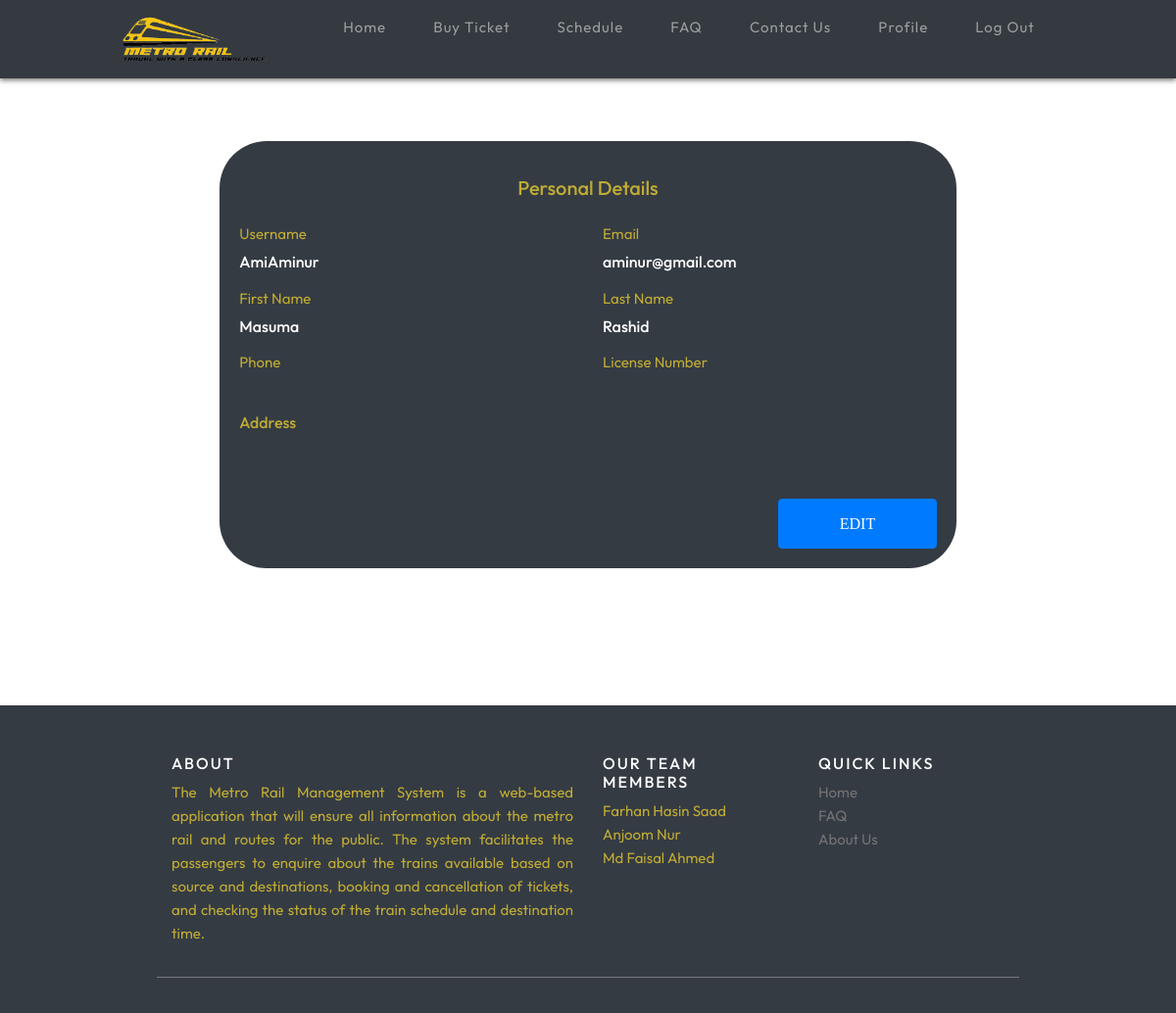
The page /trainmasterprofile/ (signed in) on the database its author committed.
### accounts/models.py (models this page shows)
class User(AbstractUser):
    is_guser = models.BooleanField(default=False)
    is_trainmaster = models.BooleanField(default=False)

### railapp/views.py (the view)
# urls.py: path('trainmasterprofile/', views.trainmasterprofile, name="trainmasterprofile"),
@login_required(login_url='log')
def trainmasterprofile(request):
    return render(request, 'railapp/trainmasterprofile.html')

### railapp/templates/railapp/trainmasterprofile.html (shortened to what this page needs)
{% extends 'railapp/main.html' %}
{% block content %}
{% load static %}
<head>
<link rel="stylesheet" href="{% static 'css/contact.css' %}">
</head>
<body>
<div class="container">
  <div class="row gutters">
  <div class="col-xl-9 col-lg-9 col-md-12 col-sm-12 col-12">
  <div class="card h-100">
    <div class="card-body">
      <div class="row gutters">
        <div class="col-xl-12 col-lg-12 col-md-12 col-sm-12 col-12">
          <h5 style="text-align:center;padding:1rem;" class="mb-2">Personal Details</h5>
        </div>
        <div class="col-xl-6 col-lg-6 col-md-6 col-sm-6 col-12">
          <div class="form-group">
            <label for="firstName">Username</label>
           <h6 style="color:white;"> {{ user.username }} </h6>
          </div>
        </div>
        <div class="col-xl-6 col-lg-6 col-md-6 col-sm-6 col-12">
          <div class="form-group">
            <label for="email">Email</label>
            <h6 style="color:white;"> {{ user.email }} </h6>
          </div>
        </div>
        <div class="col-xl-6 col-lg-6 col-md-6 col-sm-6 col-12">
          <div class="form-group">
            <label for="firstName">First Name</label>
           <h6 style="color:white;"> {{ user.first_name }} </h6>
          </div>
        </div>
        <div class="col-xl-6 col-lg-6 col-md-6 col-sm-6 col-12">
          <div class="form-group">
            <label for="lastName">Last Name</label>
            <h6 style="color:white;"> {{ user.last_name }} </h6>
          </div>
        </div>
        <div class="col-xl-6 col-lg-6 col-md-6 col-sm-6 col-12">
          <div class="form-group">
            <label for="phone">Phone</label>
          </div>
        </div>
        <div class="col-xl-6 col-lg-6 col-md-6 col-sm-6 col-12">
          <div class="form-group">
            <label for="phone">License Number</label>
          </div>
        </div>
      </div>
      <div class="row gutters">
        <div class="col-xl-12 col-lg-12 col-md-12 col-sm-12 col-12">
          <h6 class="mt-3 mb-2">Address</h6>
        </div>
      </div>
      <div class="row gutters">
        <div class="col-xl-12 col-lg-12 col-md-12 col-sm-12 col-12">
          <div class="text-right">
            <button type="button" id="submit" name="submit" class="btn btn-primary">Edit</button>
          </div>
        </div>
      </div>
    </div>
  </div>
  </div>
  </div>
  </div>
  <body>
  {% endblock content %}

### static/css/main.css (style rules this page uses)
body { background-image:url(https://images.unsplash.com/photo-1556695736-d287caebc48e?ixlib=rb-1.2.1&ixid=MnwxMjA3fDB8MHxzZWFyY2h8MXx8bWV0cm98ZW58MHx8MHx8&w=1000&q=80)!important; background-repeat: no-repeat; background-attachment: fixed; background-size: cover; }

### static/css/contact.css (style rules this page uses)
* { -webkit-box-sizing: border-box; -moz-box-sizing: border-box; box-sizing: border-box; }
body { font-family: "Outfit"; color: rgba(209, 185, 50, 0.89); font-size: 15px; }
input, textarea, select, button { font-family: "Outfits"; color: rgba(255, 255, 255, 0.89); font-size: 15px; }
button { border: none; width: 162px; height: 51px; border: 2px solid rgba(209, 185, 50, 0.89); margin: auto; margin-top: 60px; cursor: pointer; display: flex; align-items: center; justify-content: center; padding: 0; background: none; color: white; text-transform: uppercase; font-family: "Montserrat-SemiBold"; -webkit-transform: perspective(1px) translateZ(0); transform: perspective(1px) translateZ(0); position: relative; -webkit-transition-property: color; transition-property: color; -webkit-transition-duration: 0.3s; transition-duration: 0.3s; }
button:before { content: ""; position: absolute; z-index: -1; top: 0; left: 0; right: 0; bottom: 0; background: rgba(209, 185, 50, 0.89); -webkit-transform: scaleX(0); transform: scaleX(0); -webkit-transform-origin: 0 50%; transform-origin: 0 50%; -webkit-transition-property: transform; transition-property: transform; -webkit-transition-duration: 0.3s; transition-duration: 0.3s; -webkit-transition-timing-function: ease-out; transition-timing-function: ease-out; }

### railapp/templates/railapp/trainmasterprofile.html (style rules this page uses)
.container { padding: 4rem!important; }
.card { background: #343b43; -webkit-border-radius: 5px; -moz-border-radius: 5px; border-radius: 3rem; border: 0; margin-bottom: 1rem; }
.col-xl-9, col-lg-9, col-md-12, col-sm-12, col-12 { margin:auto; }

### rows shown on the page
User: username "AmiAminur", email "aminur@gmail.com", first_name "Masuma", last_name "Rashid"
